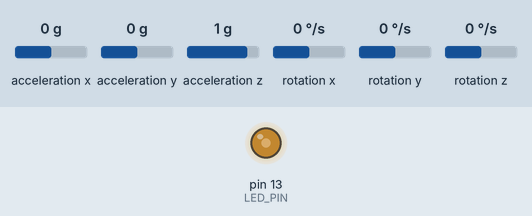
The sketch below on a simulated Arduino Uno, built for the host (arithmetic inside an expression is 32-bit, double 64-bit). Parts: output pins drawn as LEDs (lit = HIGH). The inputs (shaded band) are chosen by the test bench; at power-on: acceleration y 0 g, acceleration z 1 g, acceleration x 0 g, rotation x 0 °/s, rotation y 0 °/s, rotation z 0 °/s. What the sketch prints to the serial monitor is not drawn.

Above: at 1.2 s.
1.3 s: acceleration y set to 0.8 g
4.3 s: acceleration z set to -1.4 g
Timing chart, 0 to 13.3 s (numbered marks = the images above; inputs shaded):
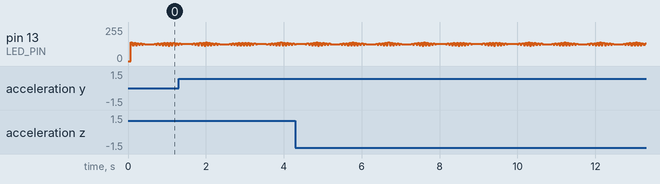

The sketch:

MPU6050_raw_test.ino
```cpp
// I2C device class (I2Cdev) demonstration Arduino sketch for MPU6050 class
// 10/7/2011 by Jeff Rowberg <jeff@rowberg.net>
// Updates should (hopefully) always be available at https://github.com/jrowberg/i2cdevlib
//
// Changelog:
//      2013-05-08 - added multiple output formats
//                 - added seamless Fastwire support
//      2011-10-07 - initial release

/* ============================================
I2Cdev device library code is placed under the MIT license
Copyright (c) 2011 Jeff Rowberg

Permission is hereby granted, free of charge, to any person obtaining a copy
of this software and associated documentation files (the "Software"), to deal
in the Software without restriction, including without limitation the rights
to use, copy, modify, merge, publish, distribute, sublicense, and/or sell
copies of the Software, and to permit persons to whom the Software is
furnished to do so, subject to the following conditions:

The above copyright notice and this permission notice shall be included in
all copies or substantial portions of the Software.

THE SOFTWARE IS PROVIDED "AS IS", WITHOUT WARRANTY OF ANY KIND, EXPRESS OR
IMPLIED, INCLUDING BUT NOT LIMITED TO THE WARRANTIES OF MERCHANTABILITY,
FITNESS FOR A PARTICULAR PURPOSE AND NONINFRINGEMENT. IN NO EVENT SHALL THE
AUTHORS OR COPYRIGHT HOLDERS BE LIABLE FOR ANY CLAIM, DAMAGES OR OTHER
LIABILITY, WHETHER IN AN ACTION OF CONTRACT, TORT OR OTHERWISE, ARISING FROM,
OUT OF OR IN CONNECTION WITH THE SOFTWARE OR THE USE OR OTHER DEALINGS IN
THE SOFTWARE.
===============================================
*/

// I2Cdev and MPU6050 must be installed as libraries, or else the .cpp/.h files
// for both classes must be in the include path of your project
#include "I2Cdev.h"
#include "MPU6050.h"
#include <SoftwareSerial.h>
#include <math.h>

#define PI 3.14159265

// Arduino Wire library is required if I2Cdev I2CDEV_ARDUINO_WIRE implementation
// is used in I2Cdev.h
#if I2CDEV_IMPLEMENTATION == I2CDEV_ARDUINO_WIRE
    #include "Wire.h"
#endif

// class default I2C address is 0x68
// specific I2C addresses may be passed as a parameter here
// AD0 low = 0x68 (default for InvenSense evaluation board)
// AD0 high = 0x69
MPU6050 accelgyro;
//MPU6050 accelgyro(0x69); // <-- use for AD0 high

int16_t ax, ay, az;
int16_t gx, gy, gz;

// uncomment "OUTPUT_READABLE_ACCELGYRO" if you want to see a tab-separated
// list of the accel X/Y/Z and then gyro X/Y/Z values in decimal. Easy to read,
// not so easy to parse, and slow(er) over UART.
#define OUTPUT_READABLE_ACCELGYRO

// uncomment "OUTPUT_BINARY_ACCELGYRO" to send all 6 axes of data as 16-bit
// binary, one right after the other. This is very fast (as fast as possible
// without compression or data loss), and easy to parse, but impossible to read
// for a human.
//#define OUTPUT_BINARY_ACCELGYRO


#define LED_PIN 13
bool blinkState = false;
int count;
bool getdata;
double sum;
double isum[10];
# define Kp -500
# define Ki -100

SoftwareSerial mySerial(7,8);

void setup() {
    TCCR1A = 0;
    TCCR1B = 0;
    TCNT1 = 0;
    OCR1A = 78;            // compare match register 16MHz/256/2Hz
    TCCR1B |= (1 << WGM12);   // CTC mode
    TCCR1B |= (1 << CS10) | (1 << WGM10);  //prescale
    TIMSK1 |= (1 << OCIE1A);  // enable timer compare interrupt

    // join I2C bus (I2Cdev library doesn't do this automatically)
    #if I2CDEV_IMPLEMENTATION == I2CDEV_ARDUINO_WIRE
        Wire.begin();
    #elif I2CDEV_IMPLEMENTATION == I2CDEV_BUILTIN_FASTWIRE
        Fastwire::setup(400, true);
    #endif

    // initialize serial communication
    // (38400 chosen because it works as well at 8MHz as it does at 16MHz, but
    // it's really up to you depending on your project)
    Serial.begin(38400);
    mySerial.begin(9600);

    // initialize device
    Serial.println("Initializing I2C devices...");
    accelgyro.initialize();

    // verify connection
    Serial.println("Testing device connections...");
    Serial.println(accelgyro.testConnection() ? "MPU6050 connection successful" : "MPU6050 connection failed");

    // use the code below to change accel/gyro offset values

    Serial.println("Updating internal sensor offsets...");
    // -76	-2359	1688	0	0	0
    /*
    Serial.print(accelgyro.getXAccelOffset()); Serial.print("\t"); // -76
    Serial.print(accelgyro.getYAccelOffset()); Serial.print("\t"); // -2359
    Serial.print(accelgyro.getZAccelOffset()); Serial.print("\t"); // 1688
    Serial.print(accelgyro.getXGyroOffset()); Serial.print("\t"); // 0
    Serial.print(accelgyro.getYGyroOffset()); Serial.print("\t"); // 0
    Serial.print(accelgyro.getZGyroOffset()); Serial.print("\t"); // 0
    Serial.print("\n");
    */
    accelgyro.setXAccelOffset(420);
    accelgyro.setYAccelOffset(-3099);
    accelgyro.setZAccelOffset(1080);
    accelgyro.setXGyroOffset(36);
    accelgyro.setYGyroOffset(-31);
    accelgyro.setZGyroOffset(16);
    /*
    Serial.print(accelgyro.getXAccelOffset()); Serial.print("\t"); // -76
    Serial.print(accelgyro.getYAccelOffset()); Serial.print("\t"); // -2359
    Serial.print(accelgyro.getZAccelOffset()); Serial.print("\t"); // 1688
    Serial.print(accelgyro.getXGyroOffset()); Serial.print("\t"); // 0
    Serial.print(accelgyro.getYGyroOffset()); Serial.print("\t"); // 0
    Serial.print(accelgyro.getZGyroOffset()); Serial.print("\t"); // 0
    Serial.print("\n");
    */
    count = 0;
    getdata = false;
    sum = 0;
    for (int i=0; i<10;i++)isum[i] = 0;
    pinMode(LED_PIN, OUTPUT);
}

ISR(TIMER1_COMPA_vect){
    getdata = true;
}

void send_data(double v){
    int n = (abs(v) <5 ) ? 0 : 20000/v;
    Serial.println(n);
    if(n > 0){
      int n1 = n%128;
      int n2 = n/128;
      mySerial.write((char)128);
      mySerial.write((char)n1);
      mySerial.write((char)n2);
      mySerial.write((char)130);
      mySerial.write((char)n1);
      mySerial.write((char)n2);
    }
    else if(n < 0){
      int n1 = -n%128;
      int n2 = -n/128;
      mySerial.write((char)129);
      mySerial.write((char)n1);
      mySerial.write((char)n2);
      mySerial.write((char)131);
      mySerial.write((char)n1);
      mySerial.write((char)n2);
    }
    else{
      mySerial.write((char)132);
      mySerial.write((char)133);
    }
}

void loop() {
    // read raw accel/gyro measurements from device


    // these methods (and a few others) are also available
    //accelgyro.getAcceleration(&ax, &ay, &az);
    //accelgyro.getRotation(&gx, &gy, &gz);

    // display tab-separated accel/gyro x/y/z values
    if (getdata){
      accelgyro.getMotion6(&ax, &ay, &az, &gx, &gy, &gz);
      //Serial.print("a/g:\t");
      //Serial.print(gx); Serial.print("\n");
      double angle = atan((double)ay/az)*180/PI;
      //Serial.println(angle);

      sum += angle;
      count++;
      if(count == 50){
        sum /= 50;
        sum = (abs(sum) < 5) ? 0 : sum;
        double tsum = 0;
        for (int i=0; i<10;i++)tsum += isum[i]/10;
        double p = sum*Kp + tsum*Ki;
        for (int i=1; i<10; i++) isum[i] = isum[i-1];
        isum[0] = sum;
        //Serial.println(sum);
        send_data(p);
        sum = 0;
        count = 0;
      }
      blinkState = !blinkState;
      digitalWrite(LED_PIN, blinkState);
      getdata = false;
    }


    // blink LED to indicate activity

}
```
